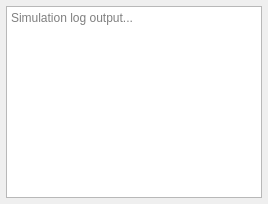
<?xml version="1.0" encoding="UTF-8"?>
<ui version="4.0">
 <class>LogPanel</class>
 <widget class="QWidget" name="LogPanel">
  <property name="windowTitle">
   <string>Log</string>
  </property>
  <layout class="QVBoxLayout" name="verticalLayout">
   <property name="leftMargin">
    <number>6</number>
   </property>
   <property name="topMargin">
    <number>6</number>
   </property>
   <property name="rightMargin">
    <number>6</number>
   </property>
   <property name="bottomMargin">
    <number>6</number>
   </property>

   <item>
    <widget class="QPlainTextEdit" name="logTextEdit">
     <property name="readOnly">
      <bool>true</bool>
     </property>
     <property name="lineWrapMode">
      <enum>QPlainTextEdit::NoWrap</enum>
     </property>
     <property name="placeholderText">
      <string>Simulation log output...</string>
     </property>
    </widget>
   </item>

  </layout>
 </widget>
 <resources/>
 <connections/>
</ui>
